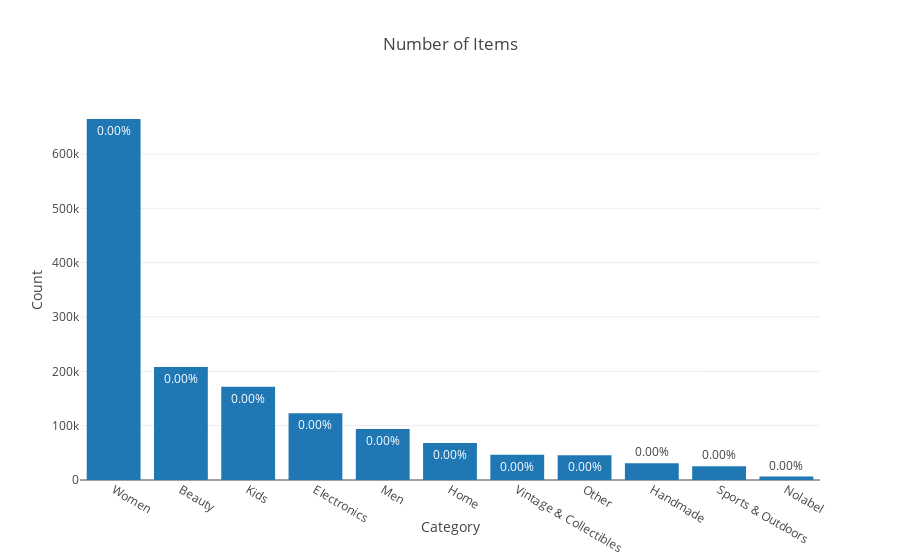

The code cell stored with this chart in its notebook:
### Code cell
trace1=go.Bar(x=x,y=y,text=pct)
layout=dict(title='Number of Items',
           yaxis=dict(title='Count'),
           xaxis=dict(title='Category'))
fig=dict(data=[trace1],layout=layout)
py.iplot(fig)

### Figure 1 — Plotly figure (JSON) as saved in the notebook; plotly's stock layout.template omitted (floating-point values rounded to 4 significant figures)
{"data": [{"text": ["0.00%", "0.00%", "0.00%", "0.00%", "0.00%", "0.00%", "0.00%", "0.00%", "0.00%", "0.00%", "0.00%"], "type": "bar", "uid": "3619f08a-b289-11e8-96db-08606eedb647", "x": ["Women", "Beauty", "Kids", "Electronics", "Men", "Home", "Vintage & Collectibles", "Other", "Handmade", "Sports & Outdoors", "Nolabel"], "y": [664385, 207828, 171689, 122690, 93680, 67871, 46530, 45351, 30842, 25342, 6327]}], "layout": {"title": "Number of Items", "xaxis": {"title": "Category"}, "yaxis": {"title": "Count"}}}
